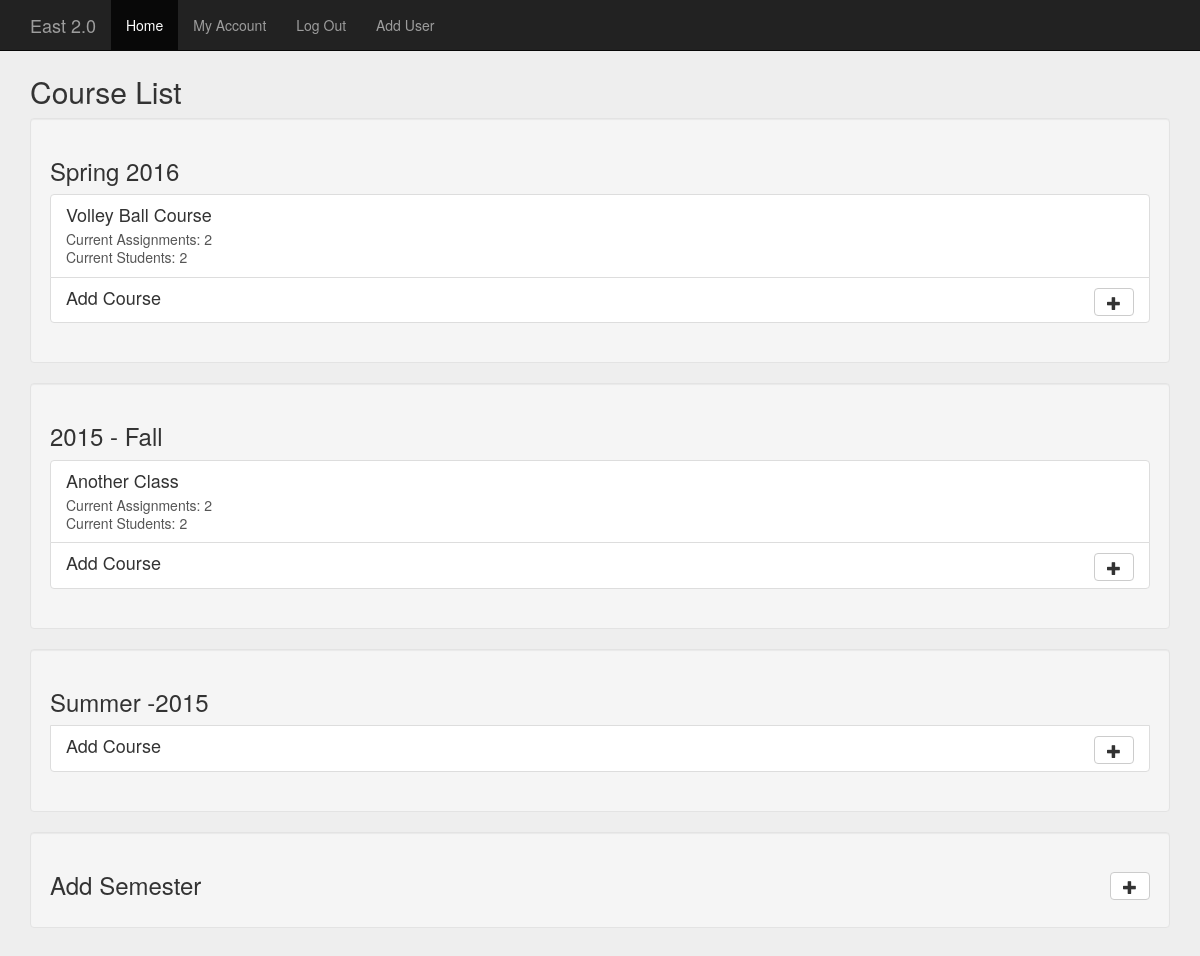
/index.php?action=home (signed in), run on the app's committed database.
### tables this page shows
CREATE TABLE IF NOT EXISTS `semesters` (
  `ID` int(11) NOT NULL AUTO_INCREMENT,
  `Name` varchar(50) NOT NULL,
  PRIMARY KEY (`ID`)
);

CREATE TABLE IF NOT EXISTS `courses` (
  `ID` int(11) NOT NULL AUTO_INCREMENT,
  `Name` varchar(50) NOT NULL,
  PRIMARY KEY (`ID`)
);

### functions.php (called while the page is built, shortened)
<?php
function connectToDB()
{
	$conn = new mysqli($hn, $un, $pw, $db);
	return $conn;
}
function getStaffCourses(){
	$staffID = $_SESSION['userID'];
	$conn = connectToDB();
	$sql1 = 'SELECT * FROM semesters';
	$result=$conn->query($sql1);
    $semesterCount = 0;
	$data = null;
    while($row = $result->fetch_assoc()){
		$data[$semesterCount]['semesterID'] = $row['ID'];
		$data[$semesterCount]['semseterName'] = $row['Name'];
		$data[$semesterCount]['courses'] = null;
		$sql2 = 'SELECT c.ID,c.Name FROM staffcourses sc, semesters s, courses c ';
		$sql2.= 'WHERE c.ID=sc.CourseID AND sc.StaffID='.$staffID.' AND s.ID='.$row['ID'].' AND sc.SemesterID='. $row['ID'];
		$result2=$conn->query($sql2);
		$count2 = 0;
		while($row2 = $result2->fetch_assoc()){
			$data[$semesterCount]['courses'][$count2]['courseID'] = $row2['ID'];
			$data[$semesterCount]['courses'][$count2]['courseName'] = $row2['Name'];
			$data[$semesterCount]['courses'][$count2]['students'] = 2;
			$data[$semesterCount]['courses'][$count2]['assignments'] = 2;
			$count2++;
		}
		$semesterCount++;
	}
	return $data;
}
?>

### staff/classlist.php (the view, shortened to what this page needs)
<div class="container body-container">
<h2>Course List</h2>
<?php
foreach($page['staffCourseList'] as $semester){
	?>
<div class="well">
<h3><?=$semester['semseterName']?></h3>
<div class="list-group">
<?php
	foreach($semester['courses'] as $course){
?>
  <a href="?action=course&courseID=<?=$course['courseID']?>" class="list-group-item">
    <h4 class="list-group-item-heading"><?=$course['courseName']?></h4>
    <p class="list-group-item-text">Current Assignments: <?=$course['assignments']?></p>
	<p class="list-group-item-text">Current Students: <?=$course['students']?></p>
  </a>
   <?php
	}
	?>
  <span data-semesterID="<?=$semester['semesterID']?>" id="addCourse<?=$semester['semesterID']?>" class="list-group-item hoverMouse addCourse">
    <h4 class="list-group-item-heading"><button  class="btn btn-default pull-right "><span class="glyphicon glyphicon-plus" aria-hidden="true"></span></button> Add Course</h4>
  </span>
</div>
</div>
	<?php
}
?>
<div id="addSemester" class="well hoverMouse">
<h3><button class="btn btn-default pull-right "><span class="glyphicon glyphicon-plus" aria-hidden="true"></span></button>Add Semester</h3>
</div>
</div>

### css/signin.css (style rules this page uses)
body { padding-top: 40px; padding-bottom: 40px; background-color: #eee; }
.body-container { margin-top:15px; }
.hoverMouse { cursor:pointer; }

### data on the page
semesters: Name "Spring 2016"
courses: Name "Volley Ball Course", assignments "2", students "2"
semesters: Name "2015 - Fall"
courses: Name "Another Class", assignments "2", students "2"
semesters: Name "Summer -2015"
